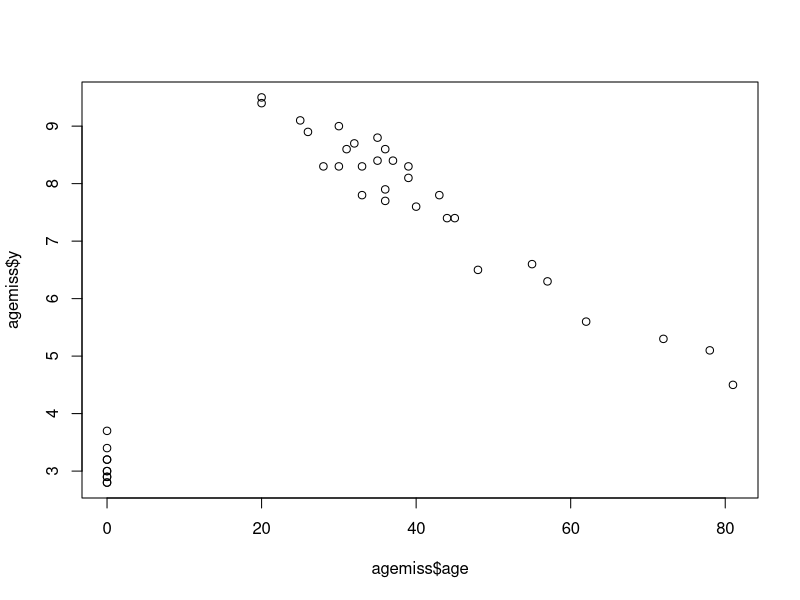

The R script that drew this image:
#How to handle missing data when they are not random. 
#Solution: Treat missing as a seperate category and include a dummy.
#Step: 
#1. Create a dummy xmiss that equals 1 when x is miising. 
#2. When x is missing, set x=0
#3. Regress y on both x and xmiss. 

agemiss = data.frame(age = c(NA,NA,35,NA,81,39,20,25,62,NA,45,57,36,39,NA,48,36,NA,NA,30,78,35,NA,20,26,28,44,30,31,32,72,33,33,NA,55,37,36,43,40,NA),y = c(2.9,2.8,8.4,2.8,4.5,8.3,9.4,9.1,5.6,2.9,7.4,6.3,7.7,8.1,3.2,6.5,7.9,3.0,3.0,9.0,5.1,8.8,3.4,9.5,8.9,8.3,7.4,8.3,8.6,8.7,5.3,8.3, 7.8,3.2,6.6,8.4,8.6,7.8,7.6,3.7))

View(agemiss)

agemiss$xmiss=is.na(agemiss$age) #Create dummy: Take the na value in agemiss and assign to new variable xmiss
agemiss$age[is.na(agemiss$age)]=0 #Set missing to 0
plot(agemiss$age,agemiss$y)
fit=lm(y~age+xmiss,agemiss) #Regression
summary(fit)

#Model: 
#When age is present: y=11.04-0.08*age-7.95*0
#When age is absent: y=11.04-0.08*0-7.95=3.09 (When age is missing, y clusters around 3)

# Call:
#   lm(formula = y ~ age + xmiss, data = agemiss)
# 
# Residuals:
#   Min       1Q   Median       3Q      Max 
# -0.66395 -0.19500 -0.00262  0.21501  0.61000 
# 
# Coefficients:
#   Estimate Std. Error t value Pr(>|t|)    
# (Intercept) 11.040189   0.163265   67.62   <2e-16 ***
#   age         -0.080755   0.003737  -21.61   <2e-16 ***
#   xmissTRUE   -7.950189   0.191438  -41.53   <2e-16 ***
#   ---
#   Signif. codes:  0 ‘***’ 0.001 ‘**’ 0.01 ‘*’ 0.05 ‘.’ 0.1 ‘ ’ 1
# 
# Residual standard error: 0.3161 on 37 degrees of freedom
# Multiple R-squared:  0.9826,  Adjusted R-squared:  0.9817 
# F-statistic:  1045 on 2 and 37 DF,  p-value: < 2.2e-16